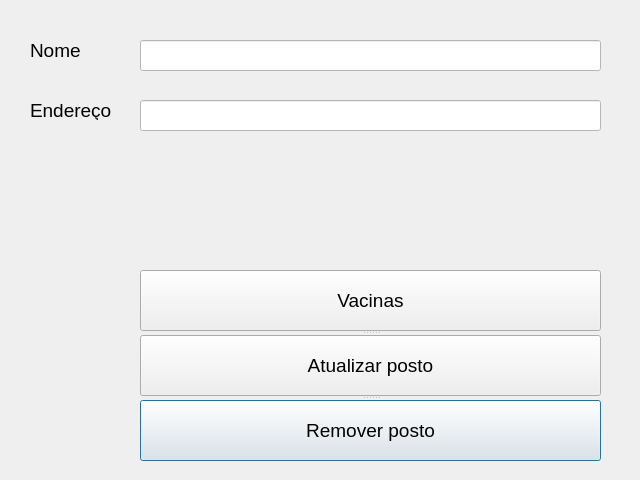
<?xml version="1.0" encoding="UTF-8"?>
<ui version="4.0">
 <class>PostsView</class>
 <widget class="QDialog" name="PostsView">
  <property name="geometry">
   <rect>
    <x>0</x>
    <y>0</y>
    <width>640</width>
    <height>480</height>
   </rect>
  </property>
  <property name="windowTitle">
   <string>Posto</string>
  </property>
  <widget class="QLabel" name="label">
   <property name="geometry">
    <rect>
     <x>30</x>
     <y>40</y>
     <width>61</width>
     <height>20</height>
    </rect>
   </property>
   <property name="font">
    <font>
     <pointsize>14</pointsize>
    </font>
   </property>
   <property name="text">
    <string>Nome</string>
   </property>
  </widget>
  <widget class="QLineEdit" name="address">
   <property name="geometry">
    <rect>
     <x>140</x>
     <y>100</y>
     <width>461</width>
     <height>31</height>
    </rect>
   </property>
   <property name="styleSheet">
    <string notr="true">background-color: rgb(255, 255, 255);</string>
   </property>
   <property name="readOnly">
    <bool>true</bool>
   </property>
  </widget>
  <widget class="QLabel" name="label_5">
   <property name="geometry">
    <rect>
     <x>30</x>
     <y>100</y>
     <width>91</width>
     <height>20</height>
    </rect>
   </property>
   <property name="font">
    <font>
     <pointsize>14</pointsize>
    </font>
   </property>
   <property name="text">
    <string>Endereço</string>
   </property>
  </widget>
  <widget class="QLineEdit" name="name">
   <property name="geometry">
    <rect>
     <x>140</x>
     <y>40</y>
     <width>461</width>
     <height>31</height>
    </rect>
   </property>
   <property name="styleSheet">
    <string notr="true">background-color: rgb(255, 255, 255);</string>
   </property>
   <property name="readOnly">
    <bool>true</bool>
   </property>
  </widget>
  <widget class="QSplitter" name="splitter">
   <property name="geometry">
    <rect>
     <x>140</x>
     <y>270</y>
     <width>461</width>
     <height>191</height>
    </rect>
   </property>
   <property name="orientation">
    <enum>Qt::Vertical</enum>
   </property>
   <widget class="QPushButton" name="vaccine">
    <property name="font">
     <font>
      <pointsize>14</pointsize>
     </font>
    </property>
    <property name="text">
     <string>Vacinas</string>
    </property>
    <property name="default">
     <bool>true</bool>
    </property>
   </widget>
   <widget class="QPushButton" name="update">
    <property name="font">
     <font>
      <pointsize>14</pointsize>
     </font>
    </property>
    <property name="text">
     <string>Atualizar posto</string>
    </property>
    <property name="default">
     <bool>true</bool>
    </property>
   </widget>
   <widget class="QPushButton" name="remove">
    <property name="font">
     <font>
      <pointsize>14</pointsize>
     </font>
    </property>
    <property name="text">
     <string>Remover posto</string>
    </property>
    <property name="autoDefault">
     <bool>false</bool>
    </property>
    <property name="default">
     <bool>true</bool>
    </property>
    <property name="flat">
     <bool>false</bool>
    </property>
   </widget>
  </widget>
 </widget>
 <resources/>
 <connections/>
</ui>
